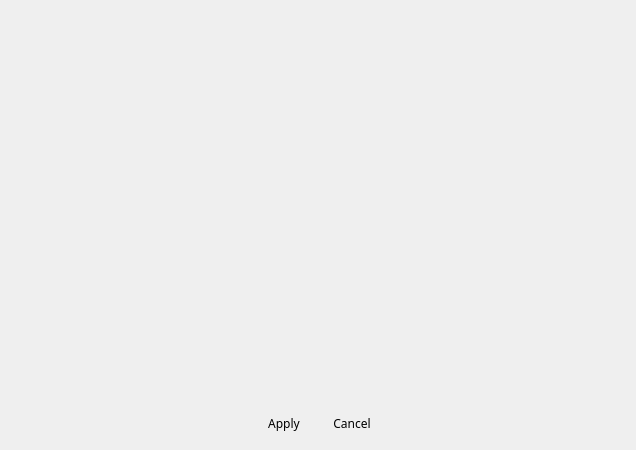
<?xml version="1.0" encoding="UTF-8"?>
<ui version="4.0">
 <class>VSCMotRegConf</class>
 <widget class="QWidget" name="VSCMotRegConf">
  <property name="geometry">
   <rect>
    <x>0</x>
    <y>0</y>
    <width>636</width>
    <height>450</height>
   </rect>
  </property>
  <property name="font">
   <font>
    <family>나눔스퀘어_ac</family>
   </font>
  </property>
  <property name="windowTitle">
   <string>Motion Region</string>
  </property>
  <property name="windowIcon">
   <iconset resource="../../../main/vscmainwindows.qrc">
    <normaloff>:/logo/resources/vscsmall32.png</normaloff>:/logo/resources/vscsmall32.png</iconset>
  </property>
  <layout class="QVBoxLayout" name="verticalLayout">
   <item>
    <widget class="VMotConf" name="conf" native="true"/>
   </item>
   <item>
    <layout class="QHBoxLayout" name="horizontalLayout">
     <item>
      <spacer name="horizontalSpacer">
       <property name="orientation">
        <enum>Qt::Horizontal</enum>
       </property>
       <property name="sizeHint" stdset="0">
        <size>
         <width>40</width>
         <height>20</height>
        </size>
       </property>
      </spacer>
     </item>
     <item>
      <widget class="QPushButton" name="pushButtonApply">
       <property name="minimumSize">
        <size>
         <width>62</width>
         <height>32</height>
        </size>
       </property>
       <property name="maximumSize">
        <size>
         <width>62</width>
         <height>32</height>
        </size>
       </property>
       <property name="font">
        <font>
         <family>나눔스퀘어_ac</family>
        </font>
       </property>
       <property name="styleSheet">
        <string notr="true">QPushButton { 
background-image: url(:/action/resources/button.png);}
QPushButton:hover {
background-image: url(:/action/resources/buttonhover.png);}
QPushButton:pressed {
background-image: url(:/action/resources/buttonpress.png);}</string>
       </property>
       <property name="text">
        <string>Apply</string>
       </property>
       <property name="iconSize">
        <size>
         <width>0</width>
         <height>0</height>
        </size>
       </property>
       <property name="flat">
        <bool>true</bool>
       </property>
      </widget>
     </item>
     <item>
      <widget class="QPushButton" name="pushButtonCancel">
       <property name="minimumSize">
        <size>
         <width>62</width>
         <height>32</height>
        </size>
       </property>
       <property name="maximumSize">
        <size>
         <width>62</width>
         <height>32</height>
        </size>
       </property>
       <property name="font">
        <font>
         <family>나눔스퀘어_ac</family>
        </font>
       </property>
       <property name="styleSheet">
        <string notr="true">QPushButton { 
background-image: url(:/action/resources/button.png);}
QPushButton:hover {
background-image: url(:/action/resources/buttonhover.png);}
QPushButton:pressed {
background-image: url(:/action/resources/buttonpress.png);}</string>
       </property>
       <property name="text">
        <string>Cancel</string>
       </property>
       <property name="iconSize">
        <size>
         <width>0</width>
         <height>0</height>
        </size>
       </property>
       <property name="flat">
        <bool>true</bool>
       </property>
      </widget>
     </item>
     <item>
      <spacer name="horizontalSpacer_2">
       <property name="orientation">
        <enum>Qt::Horizontal</enum>
       </property>
       <property name="sizeHint" stdset="0">
        <size>
         <width>40</width>
         <height>20</height>
        </size>
       </property>
      </spacer>
     </item>
    </layout>
   </item>
  </layout>
 </widget>
 <customwidgets>
  <customwidget>
   <class>VMotConf</class>
   <extends>QWidget</extends>
   <header>vmotconf.hpp</header>
   <container>1</container>
  </customwidget>
 </customwidgets>
 <resources>
  <include location="../../../main/vscmainwindows.qrc"/>
 </resources>
 <connections/>
</ui>
